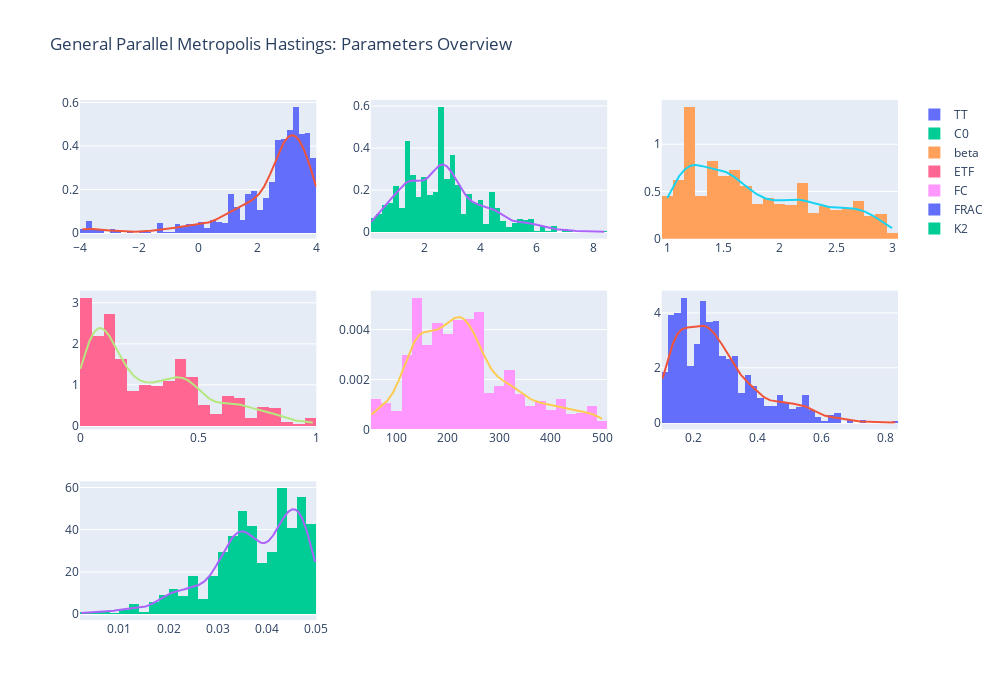

The cell this chart's notebook holds for it:
### Markdown cell above
# Plotting

### Code cell
fig = make_subplots(rows=3, cols=3)

# Histogram and KDE
for i, col in enumerate(samples.columns):
    row = (i // 3) + 1
    col_idx = (i % 3) + 1

    # Histogram
    fig.add_trace(
        go.Histogram(x=samples[col], name=col, histnorm="probability density"),
        row=row,
        col=col_idx,
    )

    # KDE calculation
    kde = gaussian_kde(samples[col])
    x_values = np.linspace(samples[col].min(), samples[col].max(), 300)
    kde_values = kde(x_values)
    fig.add_trace(
        go.Scatter(
            x=x_values, y=kde_values, mode="lines", name=f"KDE {col}", showlegend=False
        ),
        row=row,
        col=col_idx,
    )

# Update layout
fig.update_layout(
    height=700,
    width=1000,
    title_text="DREAM: Parameters Overview",
)
fig.show()

### Figure 1 — Plotly figure (JSON) as saved in the notebook; plotly's stock layout.template omitted (floating-point values rounded to 4 significant figures; data arrays with more than 128 entries replaced by an {"elided": "..."} marker saying what was removed)
{"data": [{"histnorm": "probability density", "name": "TT", "type": "histogram", "x": {"elided": "889 float values"}, "xaxis": "x", "yaxis": "y"}, {"mode": "lines", "name": "KDE TT", "showlegend": false, "type": "scatter", "x": {"elided": "300 float values"}, "xaxis": "x", "y": {"elided": "300 float values"}, "yaxis": "y"}, {"histnorm": "probability density", "name": "C0", "type": "histogram", "x": {"elided": "889 float values"}, "xaxis": "x2", "yaxis": "y2"}, {"mode": "lines", "name": "KDE C0", "showlegend": false, "type": "scatter", "x": {"elided": "300 float values"}, "xaxis": "x2", "y": {"elided": "300 float values"}, "yaxis": "y2"}, {"histnorm": "probability density", "name": "beta", "type": "histogram", "x": {"elided": "889 float values"}, "xaxis": "x3", "yaxis": "y3"}, {"mode": "lines", "name": "KDE beta", "showlegend": false, "type": "scatter", "x": {"elided": "300 float values"}, "xaxis": "x3", "y": {"elided": "300 float values"}, "yaxis": "y3"}, {"histnorm": "probability density", "name": "ETF", "type": "histogram", "x": {"elided": "889 float values"}, "xaxis": "x4", "yaxis": "y4"}, {"mode": "lines", "name": "KDE ETF", "showlegend": false, "type": "scatter", "x": {"elided": "300 float values"}, "xaxis": "x4", "y": {"elided": "300 float values"}, "yaxis": "y4"}, {"histnorm": "probability density", "name": "FC", "type": "histogram", "x": {"elided": "889 float values"}, "xaxis": "x5", "yaxis": "y5"}, {"mode": "lines", "name": "KDE FC", "showlegend": false, "type": "scatter", "x": {"elided": "300 float values"}, "xaxis": "x5", "y": {"elided": "300 float values"}, "yaxis": "y5"}, {"histnorm": "probability density", "name": "FRAC", "type": "histogram", "x": {"elided": "889 float values"}, "xaxis": "x6", "yaxis": "y6"}, {"mode": "lines", "name": "KDE FRAC", "showlegend": false, "type": "scatter", "x": {"elided": "300 float values"}, "xaxis": "x6", "y": {"elided": "300 float values"}, "yaxis": "y6"}, {"histnorm": "probability density", "name": "K2", "type": "histogram", "x": {"elided": "889 float values"}, "xaxis": "x7", "yaxis": "y7"}, {"mode": "lines", "name": "KDE K2", "showlegend": false, "type": "scatter", "x": {"elided": "300 float values"}, "xaxis": "x7", "y": {"elided": "300 float values"}, "yaxis": "y7"}], "layout": {"height": 700, "title": {"text": "General Parallel Metropolis Hastings: Parameters Overview"}, "width": 1000, "xaxis": {"anchor": "y", "domain": [0, 0.2889]}, "xaxis2": {"anchor": "y2", "domain": [0.3556, 0.6444]}, "xaxis3": {"anchor": "y3", "domain": [0.7111, 1]}, "xaxis4": {"anchor": "y4", "domain": [0, 0.2889]}, "xaxis5": {"anchor": "y5", "domain": [0.3556, 0.6444]}, "xaxis6": {"anchor": "y6", "domain": [0.7111, 1]}, "xaxis7": {"anchor": "y7", "domain": [0, 0.2889]}, "xaxis8": {"anchor": "y8", "domain": [0.3556, 0.6444]}, "xaxis9": {"anchor": "y9", "domain": [0.7111, 1]}, "yaxis": {"anchor": "x", "domain": [0.7333, 1]}, "yaxis2": {"anchor": "x2", "domain": [0.7333, 1]}, "yaxis3": {"anchor": "x3", "domain": [0.7333, 1]}, "yaxis4": {"anchor": "x4", "domain": [0.3667, 0.6333]}, "yaxis5": {"anchor": "x5", "domain": [0.3667, 0.6333]}, "yaxis6": {"anchor": "x6", "domain": [0.3667, 0.6333]}, "yaxis7": {"anchor": "x7", "domain": [0, 0.2667]}, "yaxis8": {"anchor": "x8", "domain": [0, 0.2667]}, "yaxis9": {"anchor": "x9", "domain": [0, 0.2667]}}}
